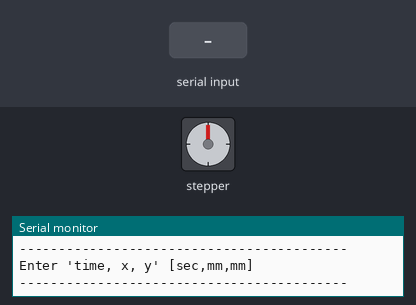
Simulated run of this sketch. Board: Arduino Uno, built with avr-gcc and run on an emulated ATmega328P. Parts: stepper motor, the last lines printed to the serial monitor. Inputs (shaded band) come from the test bench. Stepper angles assume 200 steps per turn.

Above: at 1.2 s.
1.3 s: "90,45,200\n" received over Serial
At 3.49 s:
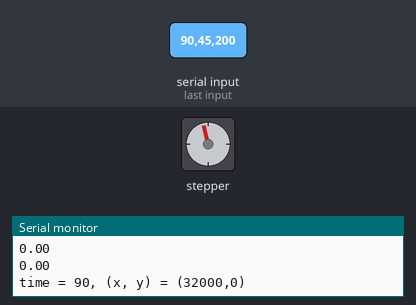
At 4.12 s:
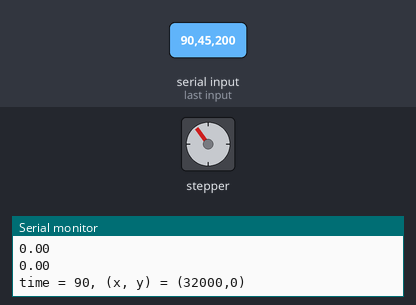
Timing chart, 0 to 19.3 s (numbered marks = the images above; inputs shaded):
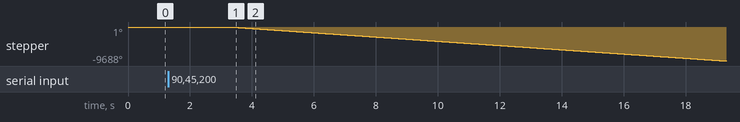

Measured:
- after the input at 1.3 s, stepper: keeps turning counter-clockwise at about 606°/s, starting after 2.0 s

The sketch:

motinostage_2d__1_.ino
```cpp
#include <AccelStepper.h>
#include <MultiStepper.h>

// Function: Print Position (Inline Function)
// Description: Print the Input Coordinate
// Input: x coordinate (int), y coordinate (int)
// Output: N/A
inline void printPosition(int t, int x, int y) {
    char msg[20];
    sprintf(msg, "time = %d, (x, y) = (%d,%d)", t, x, y);
    Serial.println(msg);
}

// Initialize the two steppers
const int xPulPin = 6;
const int xDirPin = 7;
const int yPulPin = 8;
const int yDirPin = 9;
AccelStepper xStepper(AccelStepper::DRIVER, xPulPin, xDirPin);
AccelStepper yStepper(AccelStepper::DRIVER, yPulPin, yDirPin);

// Create a MultiStepper Group
MultiStepper steppers;

// Record coordinate
long positions[2] = {0,0};

// Record Speed & Time
float speed = 0;
float time = 0;
float curx = 0;
float cury = 0;
void setup() {
    // Initialize the Serial Port
    Serial.begin(9600);

    // Add the two steppers to the MultiStpper Group to manage
    steppers.addStepper(xStepper);
    steppers.addStepper(yStepper);

    Serial.println("------------------------------------------");
    Serial.println("Enter 'time, x, y' [sec,mm,mm]");
    Serial.println("------------------------------------------");
}

void loop() {
  while (Serial.available() > 0) {
    // Parse the user input coordinate
    time = Serial.parseFloat();

    positions[0] = round(Serial.parseFloat()*160);
    positions[1] = round(Serial.parseFloat()*160);
    Serial.println(curx);
    Serial.println(cury);
    // Check the maximum distance
    int maxDist = max(abs(positions[0] - curx),abs(positions[1] - cury));

    // Compute the velocity by the designated time duration
    speed = maxDist / time;
    curx = positions[0];
    cury = positions[1];
    // Print the User Input
    printPosition(time, positions[0], positions[1]);

    // Configure each stepper
    xStepper.setMaxSpeed(round(speed));
    yStepper.setMaxSpeed(round(speed));
    // Set the destinations for the steppers
    positions[0] *= -1; //change to pos if want to reverse xy directions
    steppers.moveTo(positions);
    // Blocks until all are in position
    steppers.runSpeedToPosition();

    // Delay to stablize
    delay(1000);
  }
}
```
